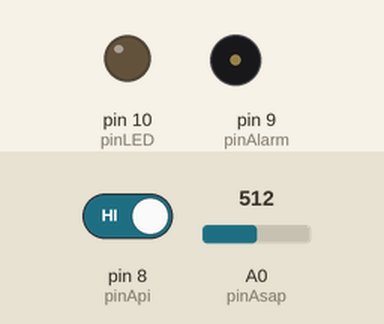
The sketch below on a simulated Arduino Uno, built with avr-gcc and run on an emulated ATmega328P. On the bench: output pins drawn as LEDs (lit = HIGH), buzzer (waves = sounding). The test bench sets the inputs (shaded band); at power-on: A0 (pinAsap) = 512, pin 8 (pinApi) HIGH. Pins used as bus, display or sensor lines are not drawn; what the sketch prints to the serial monitor is not drawn.

Above: at 2.8 s.
2.9 s: A0 (pinAsap) set to 583
5.6 s: A0 (pinAsap) set to 618
At 7.0 s:
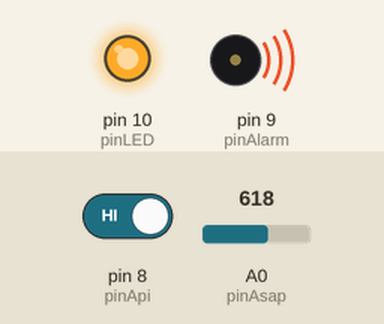
8.3 s: pin 8 (pinApi) driven LOW
At 12.1 s:
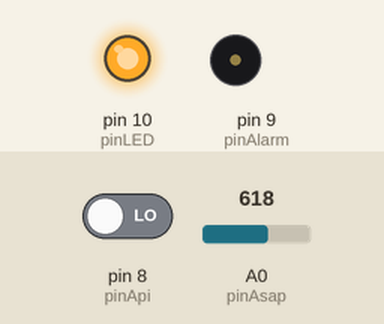
12.5 s: pin 8 (pinApi) driven HIGH
At 13.6 s:
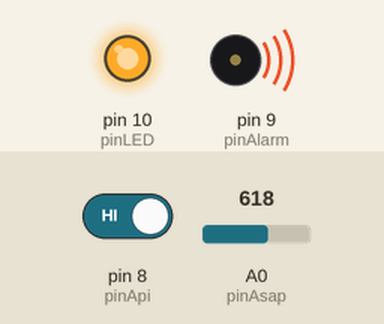
15.2 s: A0 (pinAsap) set to 590
At 17.2 s:
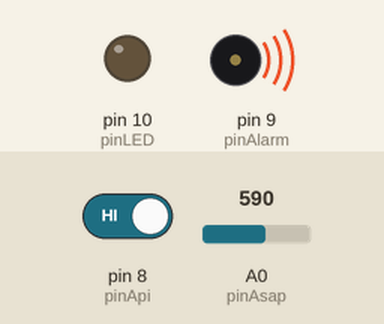
19.5 s: A0 (pinAsap) set to 610
At 21.4 s:
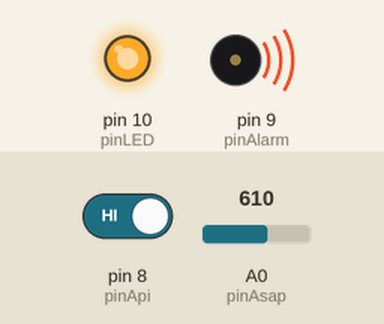
Timing chart, 0 to 22.9 s (numbered marks = the images above; inputs shaded):
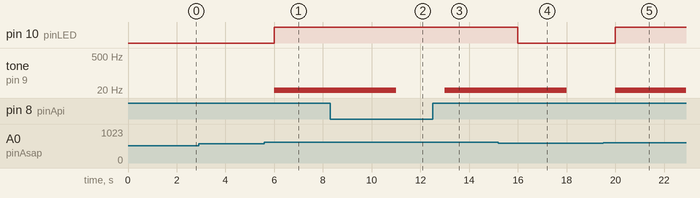

Measured:
- the behaviour switches between 600 and 601 on A0 (pinAsap) (found by bisection; images 0 and 1)
- after the input at 2.9 s, every drawn part: stays the same
- after the input at 5.6 s, pin 10 (pinLED): LOW → HIGH after 0.40 s; tone on pin 9 (pinAlarm): silent → 10 Hz after 0.40 s
- after the input at 8.3 s, tone on pin 9 (pinAlarm): 10 Hz → silent after 2.7 s
- after the input at 12.5 s, tone on pin 9 (pinAlarm): silent → 10 Hz after 0.50 s
- after the input at 15.2 s, pin 10 (pinLED): HIGH → LOW after 0.80 s; tone on pin 9 (pinAlarm): 10 Hz → silent after 2.8 s
- after the input at 19.5 s, pin 10 (pinLED): LOW → HIGH after 0.50 s; tone on pin 9 (pinAlarm): silent → 10 Hz after 0.50 s

The sketch:

Detect.ino
```cpp
// inialisasi konstanta (hanya dapat dibaca) untuk pin sensor, LED,alarm/buzzer dimana terhubung ke arduino
const int pinApi = 8;
const int pinAlarm = 9;
const int pinLED = 10;
const int pinAsap = A0;
// inialisasi variabel data
int dataApi;
int dataAsap;
//Nilai threshold  (penentuan nilai ambang batas)
//kadar PPM kepekatan asap
int sensorThres = 600;


// program default/setting awal
//berjalan sekali saat dimulai
void setup()
{
 // inialisasi status I/O pin
 // setting agar pin2 sebagai I/O
 pinMode(pinApi, INPUT); // pin sebagai input
 pinMode(pinAsap, INPUT); // pin sebagai input
 pinMode(pinAlarm, OUTPUT); // pin sebagai output
 pinMode(pinLED, OUTPUT);

 //Inisialisasi komunikasi serial (baudrate)
 //Set serial monitor pada baut 9600
 Serial.begin(9600);
}

// program utama, looping
//di jalankan berulang terus-menerus setelah setup() selesai
void loop()
{
 // variabel data adalah hasil dari pembacaan sensor
 // berupa logic LOW/HIGH
 dataApi = digitalRead(pinApi); //membaca pin 8
 dataAsap = analogRead(pinAsap); //membaca pin A0

 // jika data pada sensor API bernilai logic LOW
 // ada api yang terdeteksi
 if (dataApi == LOW)
 {
 // LED dan alarm dinyalakan
 digitalWrite(pinAlarm,HIGH);
 digitalWrite(pinLED, HIGH);
 delay(2000); //pause 2000 milisecond = 2 second
Serial.print(" ada API !!! \n ");

 }

// jika data Analog pada sensor Asap lebih besar dari 600
 else if (dataAsap>sensorThres)
  {
    digitalWrite(pinLED, HIGH);
    tone(pinAlarm, 10, 3000); //tone( pin, frekuensi, durasi );
    delay(1000);   //pause 1000 milisecond = 1 second
 Serial.print(" asap terdeteksi . PPM asap : ");
 Serial.println(dataAsap);
  }

 // jika data tidak bernilai logic LOW
 else
 {
  //Lampu Dimatikan
  digitalWrite(pinLED, LOW);
 // alarm dimatikan
 digitalWrite(pinAlarm, LOW);
 delay(2000);
 }
}
```
